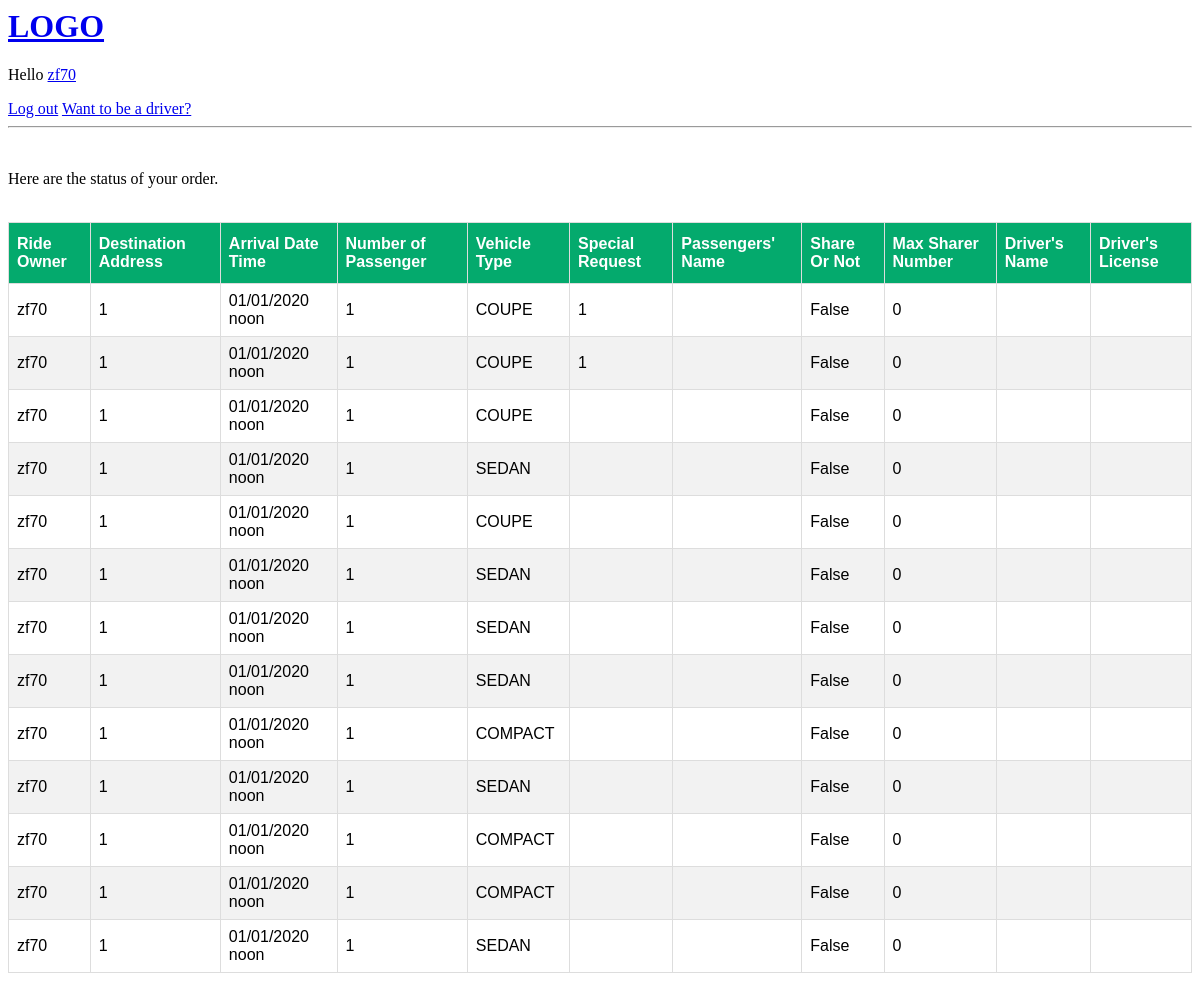
The page /user/owner/history/ (signed in) on the database as committed earlier.
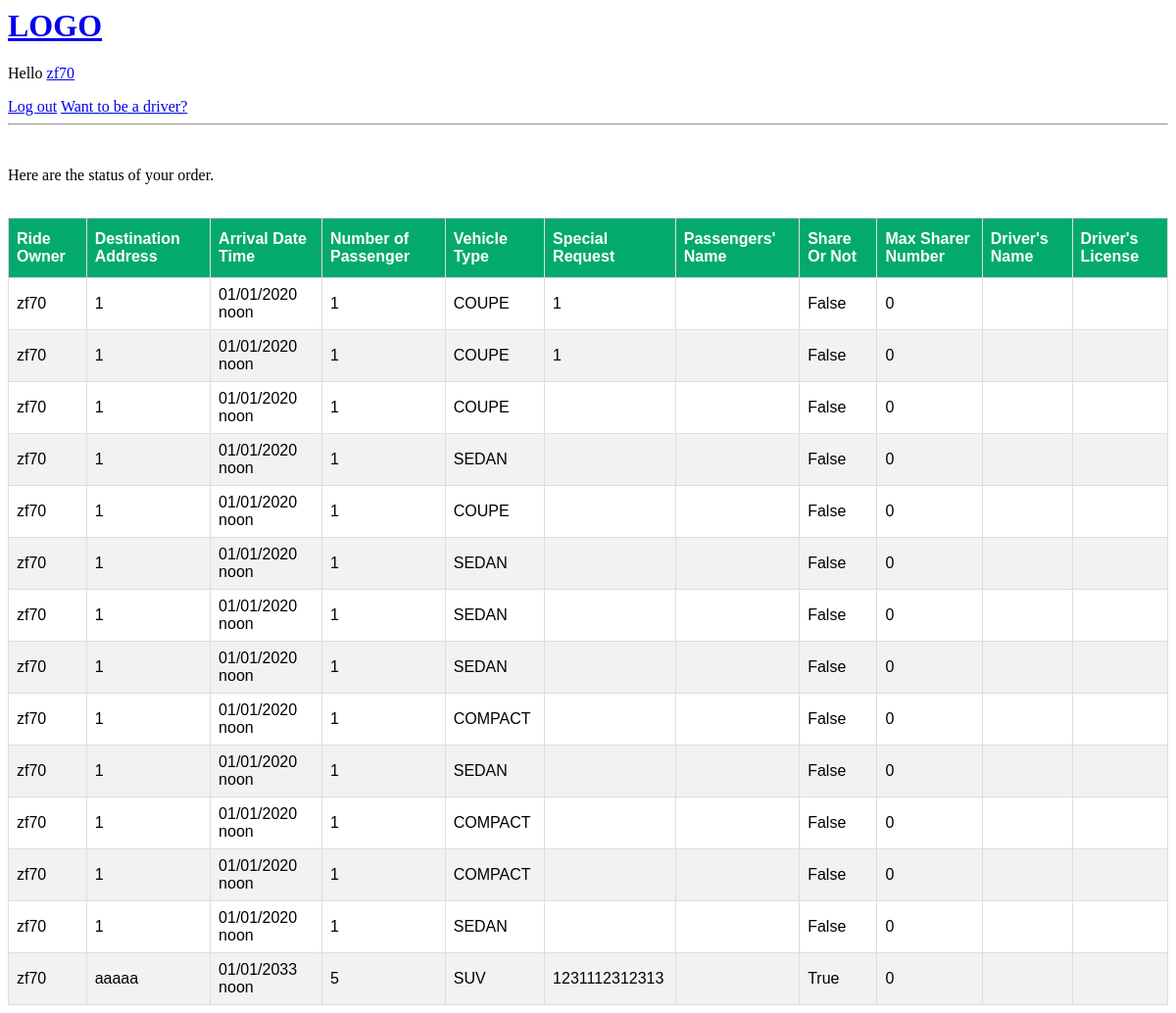
The same page on the database as committed later.
### user/models.py (models this page shows, shortened)
class Owner(models.Model):
    owner = models.ForeignKey(User, on_delete=models.CASCADE)
    Destination_Address = models.CharField(max_length=100)
    Arrival_Date_Time = models.DateTimeField(help_text='Format: 2020-01-01 12:00')
    Number_of_Passenger = models.PositiveIntegerField(default=1)
    Vehicle_Type = models.CharField(max_length=20, choices=TYPE_CHOICES, default='--')
    Special_Request = models.CharField(max_length=400, blank=True)
    Share_Or_Not = models.BooleanField()
    Max_Share_Num = models.PositiveIntegerField(help_text='If you do not want to share please choose 0', default=0)
    Status = models.CharField(default='Ongoing', max_length=20)
    Sharers_Name = models.CharField(default='', max_length=50, blank=True)
    Driver_Name = models.CharField(default='', max_length=50, blank=True)
    Driver_License = models.CharField(default='', max_length=50, blank=True)

### user/views.py (the view)
# urls.py: path('owner/history/', OwnerListView.as_view(), name='OwnerListView'),
class OwnerListView(ListView):
    template_name = 'user/owner_list.html'
    def get_queryset(self):
        return Owner.objects.filter(owner=self.request.user).order_by('Arrival_Date_Time')

### user/templates/user/owner_list.html (shortened to what this page needs)
{%extends 'main.html'%}
{% load mathfilters %}
{%block content%}
<br>
    <p>
        Here are the status of your order.
    </p>
<br>
<table id="customers">
    <thead>
    <tr>
        <th>Ride Owner</th>
        <th>Destination Address</th>
        <th>Arrival Date Time</th>
        <th>Number of Passenger</th>
        <th>Vehicle Type</th>
        <th>Special Request</th>
        <th>Passengers' Name</th>
        <th>Share Or Not</th>
        <th>Max Sharer Number</th>
        <th>Driver's Name</th>
        <th>Driver's License</th>
    </tr>
    </thead>
    <tbody>
    {% for ride in object_list %}
    <tr>
    <td>{{ ride.owner.username }}</td>
    <td>{{ ride.Destination_Address }}</td>
    <td>{{ ride.Arrival_Date_Time|date:"m/d/Y P" }}</td>
    <td>{{ ride.Number_of_Passenger }}</td>
    <td>{{ ride.Vehicle_Type }}</td>
    <td>{{ ride.Special_Request }}</td>
    <td>{{ ride.Sharers_Name }}</td>
    <td>{{ ride.Share_Or_Not }}</td>
    <td>{{ ride.Max_Share_Num }}</td>
    <td>{{ ride.Driver_Name }}</td>
    <td>{{ ride.Driver_License }}</td>
    </tr>
    {% endfor %}
    </tbody>
</table>
{% endblock %}

Rows that differ between the two databases and show on the page:
added Owner: owner.username "zf70", Destination_Address "aaaaa", Arrival_Date_Time "01/01/2033 noon", Number_of_Passenger "5", Vehicle_Type "SUV", Special_Request "1231112312313", Share_Or_Not "True", Max_Share_Num "0"
